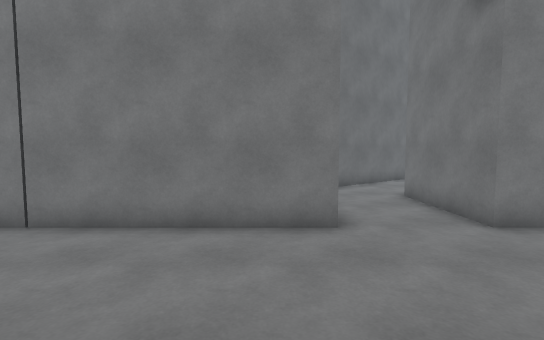
[1] (above)

20 first-person views from a walk through a scene from a Unity 3-D project. The camera is 1.5 m above the floor, tilts 4° down and sees 85° across. The floor is counted in squares, 1 m on a side. Each view is taken from the middle of a square. On the plan, view 1 faces up. The plan holds only what a view shows up to about 15 squares ahead; the rest is blank. The place goes on beyond the plan. The player character is not drawn.

[2]
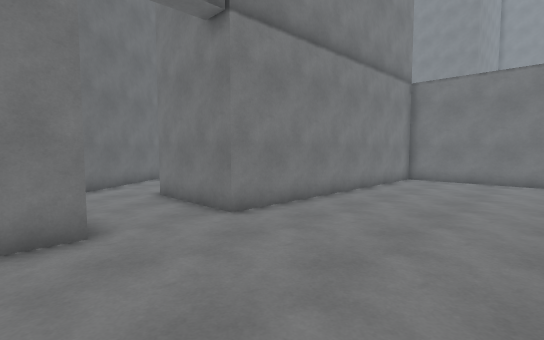

[3]
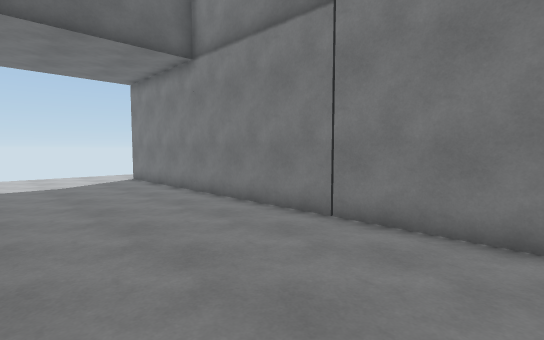

[4]
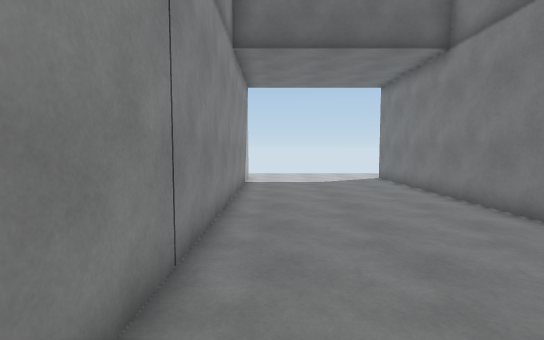

[5]
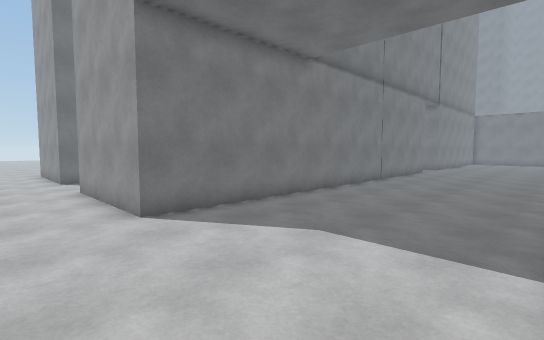

[6]
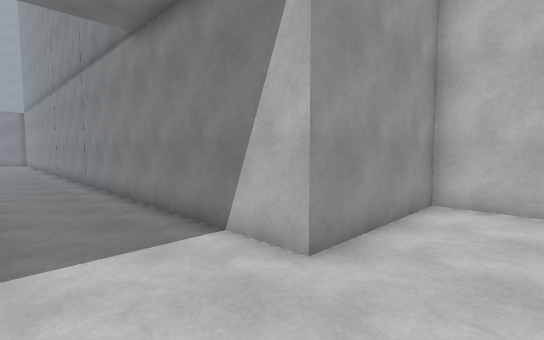

[7]
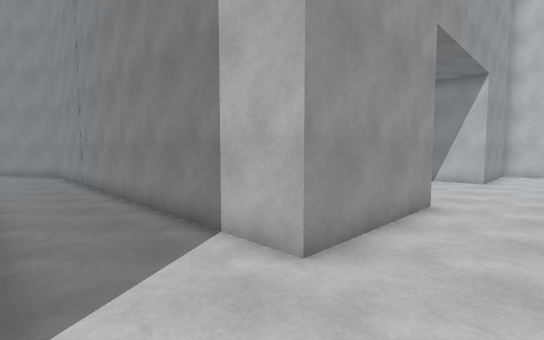

[8]
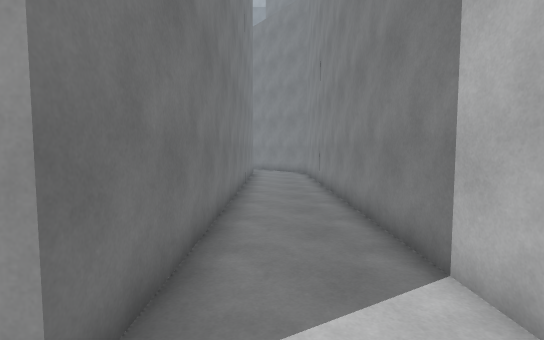

[9]
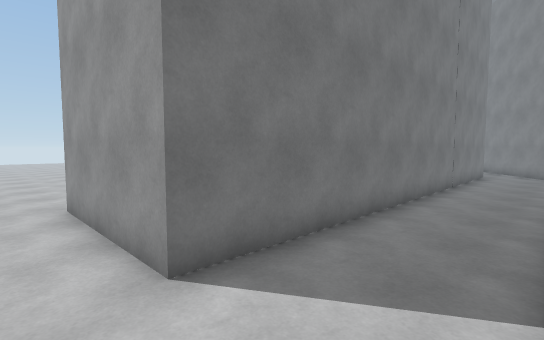

[10]
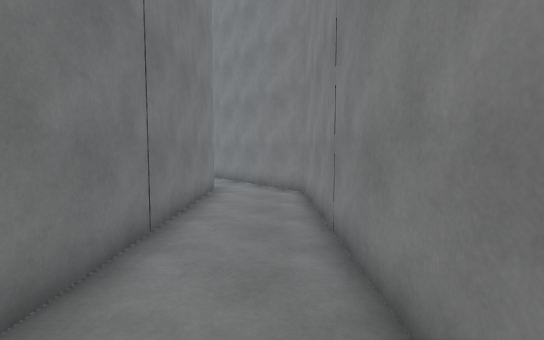

[11]
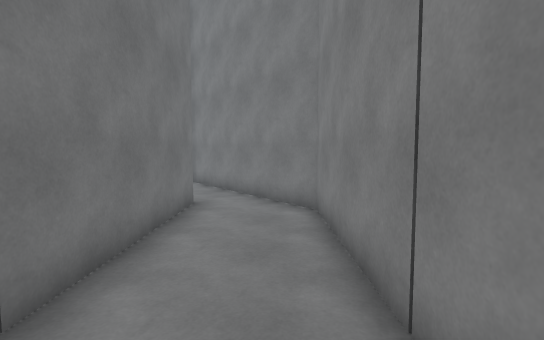

[12]
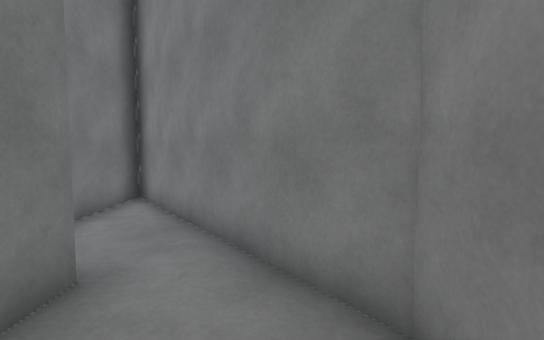

[13]
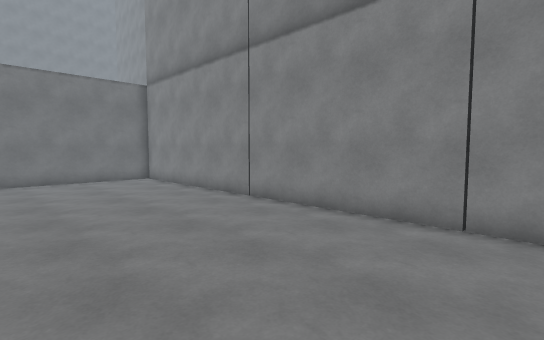

[14]
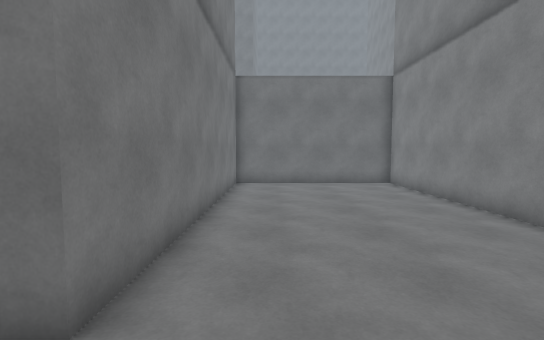

[15]
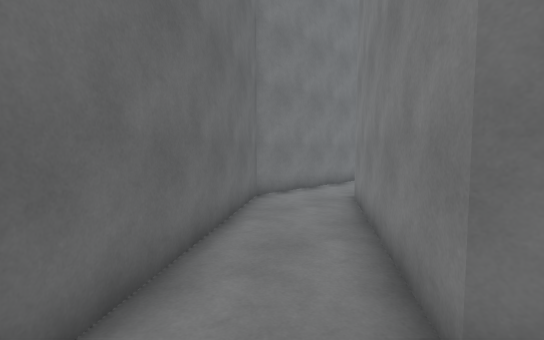

[16]
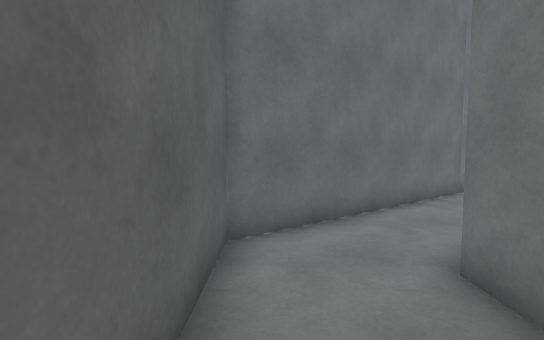

[17]
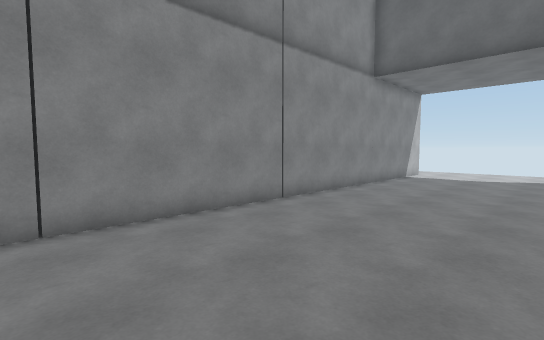

[18]
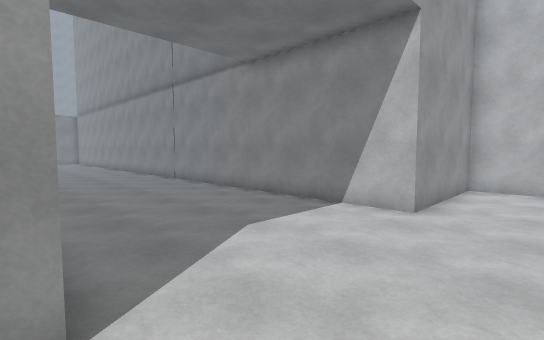

[19]
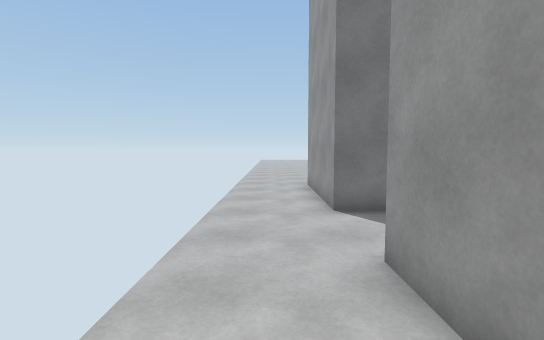

[20]
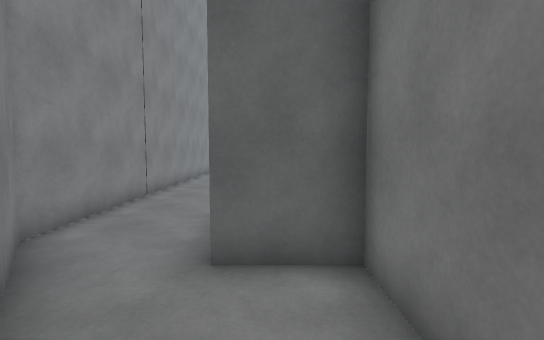

### Floor plan
Points are (right, up) in squares from view 1. A wall is a line through its corners. A room is listed if a view was taken in it or the views show most of it. See-through windows are left out.
Room 1 (views 1, 2, 3, 4, 5, 6, 7, 8, 9, 10, 11, 12, 13, 14, 15, 16, 17, 18, 19)
walls: (1.4, 5.6) (-16.5, 5.6) (-16.5, 10.9) (0.3, 10.9) (3, 13); (1.3, 14.2) (-16.5, 14.2) (-16.5, 17.5); (8.5, 16.2) (1.3, 10.8) (1.3, 6.8); (-18.8, -6.5) (-16.5, -6.5) (-16.5, -1.2) (15.2, -1.2) (15.2, 5.6) (4.2, 5.6) (4.2, 9.4) (9.1, 12.9)
ways out: opening at (2, 14) to room 2; opening at (8, 14.5)
Room 2 (view 20)
walls: (3, 13) (7.3, 16.2) (1.3, 16.2) (1.3, 14.2)
ways out: opening at (2, 14) to room 1

Positions as (right, up) in squares from view 1, and headings:
1: (0, 0), facing up
2: (0, 0), facing up-right
3: (-1, 0), facing up-left
4: (-1, 0), facing left
5: (-19, -1), facing up-right
6: (-19, 2), facing down-right
7: (-19, 14), facing down-right
8: (-18, 13), facing right
9: (-18, 11), facing up-right
10: (-10, 12), facing right
11: (-7, 12), facing right
12: (-2, 12), facing right
13: (0, 5), facing down-right
14: (2, 4), facing right
15: (2, 9), facing up-right
16: (2, 6), facing up
17: (2, 5), facing down-left
18: (-19, 6), facing down-right
19: (-18, 7), facing up
20: (5, 15), facing left
